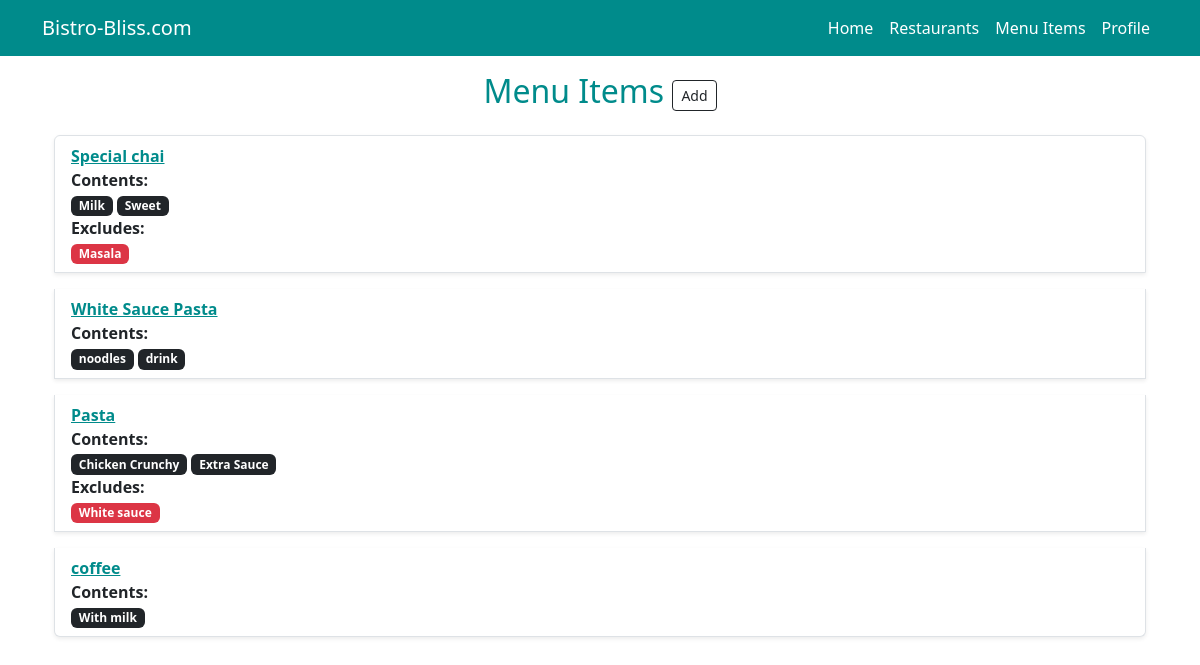
The page /items/ (signed in) on the database its author committed.
### menus/models.py (models this page shows, shortened)
class Item(models.Model):
    user = models.ForeignKey(settings.AUTH_USER_MODEL, on_delete=models.CASCADE)
    restaurant = models.ForeignKey(RestaurantLocation, on_delete=models.CASCADE)
    name = models.CharField(max_length=120)
    content = models.TextField(help_text='Separate each item by comma')
    excludes = models.TextField(blank=True, null=True, help_text='Separate each item by comma')
    public = models.BooleanField(default=True)
    timestamp = models.DateTimeField(auto_now_add=True)
    updated = models.DateTimeField(auto_now=True)
    def get_absolute_url(self):
        return reverse('menus-detail' , kwargs = {'pk': self.pk})
    class Meta:
        ordering = ['-updated', '-timestamp']
    def get_contents(self):
    	return self.content.split(",")
    def get_excludes(self):
    	return self.excludes.split(",")

### menus/views.py (the view)
# urls.py: path('', ItemListView.as_view(), name='menus'),  # List view path
class ItemListView(ListView):
	def get_queryset(self):
		return Item.objects.filter(user=self.request.user)

### menus/templates/menus/item_list.html (shortened to what this page needs)
{% extends "base.html" %}
{% block content %}
<div class="container">
    <h2 class="text-center mb-4" style="color: darkcyan; margin-top: 16px;">
        Menu Items
        <small>
            <a href="{% url 'menus-create' %}" class="btn btn-outline-dark btn-sm">Add</a>
        </small>
    </h2>
    <ul class="list-group">
        {% for obj in object_list %}
            <li class="list-group-item mb-3 shadow-sm">
                <a href="{{ obj.get_absolute_url }}" style="color: darkcyan; font-weight: bold;">{{ obj.name }}</a>
                <br>
                {% if obj.content %}
                    <strong>Contents:</strong>
                    <ul class="list-unstyled">
                        {% for item in obj.get_contents %}
                            <li class="badge bg-dark text-white">{{ item }}</li>
                        {% endfor %}
                    </ul>
                {% endif %}
                {% if obj.excludes %}
                    <strong>Excludes:</strong>
                    <ul class="list-unstyled">
                        {% for item in obj.get_excludes %}
                            <li class="badge bg-danger text-white">{{ item }}</li>
                        {% endfor %}
                    </ul>
                {% endif %}
            </li>
        {% empty %}
            <li class="list-group-item text-center">
                No menu items available. <a href="{% url 'menus-create' %}" style="color: darkcyan;">Add One</a>
            </li>
        {% endfor %}
    </ul>
</div>
{% endblock content %}

### rows shown on the page
Item: name "Special chai", get_contents "Milk" "Sweet", get_excludes "Masala"
Item: name "White Sauce Pasta", get_contents "noodles" "drink"
Item: name "Pasta", get_contents "Chicken Crunchy" "Extra Sauce", get_excludes "White sauce"
Item: name "coffee", get_contents "With milk"
